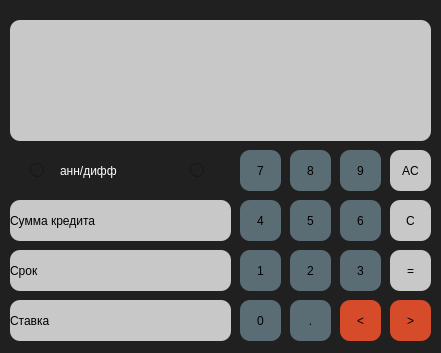
<?xml version="1.0" encoding="UTF-8"?>
<ui version="4.0">
 <class>Credit</class>
 <widget class="QWidget" name="Credit">
  <property name="geometry">
   <rect>
    <x>0</x>
    <y>0</y>
    <width>441</width>
    <height>353</height>
   </rect>
  </property>
  <property name="windowTitle">
   <string>Form</string>
  </property>
  <property name="styleSheet">
   <string notr="true">background-color: rgb(32, 32, 32)</string>
  </property>
  <widget class="QPushButton" name="Button_7">
   <property name="geometry">
    <rect>
     <x>240</x>
     <y>150</y>
     <width>41</width>
     <height>41</height>
    </rect>
   </property>
   <property name="styleSheet">
    <string notr="true">QPushButton {
	background-color: rgb(91, 109, 116);
	border-radius: 10px;
}

QPushButton:pressed {
	background-color: rgb(36, 91, 113);
	border-radius: 10px;
}
</string>
   </property>
   <property name="text">
    <string>7</string>
   </property>
  </widget>
  <widget class="QPushButton" name="Button_8">
   <property name="geometry">
    <rect>
     <x>290</x>
     <y>150</y>
     <width>41</width>
     <height>41</height>
    </rect>
   </property>
   <property name="styleSheet">
    <string notr="true">QPushButton {
	background-color: rgb(91, 109, 116);
	border-radius: 10px;
}

QPushButton:pressed {
	background-color: rgb(36, 91, 113);
	border-radius: 10px;
}
</string>
   </property>
   <property name="text">
    <string>8</string>
   </property>
  </widget>
  <widget class="QPushButton" name="Button_AC">
   <property name="geometry">
    <rect>
     <x>390</x>
     <y>150</y>
     <width>41</width>
     <height>41</height>
    </rect>
   </property>
   <property name="styleSheet">
    <string notr="true">QPushButton {
	background-color: rgb(201, 200, 200);
	border-radius: 10px;
}

QPushButton:pressed {
	background-color: rgb(127, 127, 127);
	border-radius: 10px;
}
</string>
   </property>
   <property name="text">
    <string>AC</string>
   </property>
  </widget>
  <widget class="QPushButton" name="Button_9">
   <property name="geometry">
    <rect>
     <x>340</x>
     <y>150</y>
     <width>41</width>
     <height>41</height>
    </rect>
   </property>
   <property name="styleSheet">
    <string notr="true">QPushButton {
	background-color: rgb(91, 109, 116);
	border-radius: 10px;
}

QPushButton:pressed {
	background-color: rgb(36, 91, 113);
	border-radius: 10px;
}
</string>
   </property>
   <property name="text">
    <string>9</string>
   </property>
  </widget>
  <widget class="QPushButton" name="Button_5">
   <property name="geometry">
    <rect>
     <x>290</x>
     <y>200</y>
     <width>41</width>
     <height>41</height>
    </rect>
   </property>
   <property name="styleSheet">
    <string notr="true">QPushButton {
	background-color: rgb(91, 109, 116);
	border-radius: 10px;
}

QPushButton:pressed {
	background-color: rgb(36, 91, 113);
	border-radius: 10px;
}
</string>
   </property>
   <property name="text">
    <string>5</string>
   </property>
  </widget>
  <widget class="QPushButton" name="Button_6">
   <property name="geometry">
    <rect>
     <x>340</x>
     <y>200</y>
     <width>41</width>
     <height>41</height>
    </rect>
   </property>
   <property name="styleSheet">
    <string notr="true">QPushButton {
	background-color: rgb(91, 109, 116);
	border-radius: 10px;
}

QPushButton:pressed {
	background-color: rgb(36, 91, 113);
	border-radius: 10px;
}
</string>
   </property>
   <property name="text">
    <string>6</string>
   </property>
  </widget>
  <widget class="QPushButton" name="Button_4">
   <property name="geometry">
    <rect>
     <x>240</x>
     <y>200</y>
     <width>41</width>
     <height>41</height>
    </rect>
   </property>
   <property name="styleSheet">
    <string notr="true">QPushButton {
	background-color: rgb(91, 109, 116);
	border-radius: 10px;
}

QPushButton:pressed {
	background-color: rgb(36, 91, 113);
	border-radius: 10px;
}
</string>
   </property>
   <property name="text">
    <string>4</string>
   </property>
  </widget>
  <widget class="QPushButton" name="Button_C">
   <property name="geometry">
    <rect>
     <x>390</x>
     <y>200</y>
     <width>41</width>
     <height>41</height>
    </rect>
   </property>
   <property name="styleSheet">
    <string notr="true">QPushButton {
	background-color: rgb(201, 200, 200);
	border-radius: 10px;
}

QPushButton:pressed {
	background-color: rgb(127, 127, 127);
	border-radius: 10px;
}
</string>
   </property>
   <property name="text">
    <string>C</string>
   </property>
  </widget>
  <widget class="QPushButton" name="Button_2">
   <property name="geometry">
    <rect>
     <x>290</x>
     <y>250</y>
     <width>41</width>
     <height>41</height>
    </rect>
   </property>
   <property name="styleSheet">
    <string notr="true">QPushButton {
	background-color: rgb(91, 109, 116);
	border-radius: 10px;
}

QPushButton:pressed {
	background-color: rgb(36, 91, 113);
	border-radius: 10px;
}
</string>
   </property>
   <property name="text">
    <string>2</string>
   </property>
  </widget>
  <widget class="QPushButton" name="Button_3">
   <property name="geometry">
    <rect>
     <x>340</x>
     <y>250</y>
     <width>41</width>
     <height>41</height>
    </rect>
   </property>
   <property name="styleSheet">
    <string notr="true">QPushButton {
	background-color: rgb(91, 109, 116);
	border-radius: 10px;
}

QPushButton:pressed {
	background-color: rgb(36, 91, 113);
	border-radius: 10px;
}
</string>
   </property>
   <property name="text">
    <string>3</string>
   </property>
  </widget>
  <widget class="QPushButton" name="Button_1">
   <property name="geometry">
    <rect>
     <x>240</x>
     <y>250</y>
     <width>41</width>
     <height>41</height>
    </rect>
   </property>
   <property name="styleSheet">
    <string notr="true">QPushButton {
	background-color: rgb(91, 109, 116);
	border-radius: 10px;
}

QPushButton:pressed {
	background-color: rgb(36, 91, 113);
	border-radius: 10px;
}
</string>
   </property>
   <property name="text">
    <string>1</string>
   </property>
  </widget>
  <widget class="QPushButton" name="Button_EQ">
   <property name="geometry">
    <rect>
     <x>390</x>
     <y>250</y>
     <width>41</width>
     <height>41</height>
    </rect>
   </property>
   <property name="styleSheet">
    <string notr="true">QPushButton {
	background-color: rgb(201, 200, 200);
	border-radius: 10px;
}

QPushButton:pressed {
	background-color: rgb(127, 127, 127);
	border-radius: 10px;
}
</string>
   </property>
   <property name="text">
    <string>=</string>
   </property>
  </widget>
  <widget class="QPushButton" name="Button_DOT">
   <property name="geometry">
    <rect>
     <x>290</x>
     <y>300</y>
     <width>41</width>
     <height>41</height>
    </rect>
   </property>
   <property name="styleSheet">
    <string notr="true">QPushButton {
	background-color: rgb(91, 109, 116);
	border-radius: 10px;
}

QPushButton:pressed {
	background-color: rgb(36, 91, 113);
	border-radius: 10px;
}
</string>
   </property>
   <property name="text">
    <string>.</string>
   </property>
  </widget>
  <widget class="QPushButton" name="Button_PREV">
   <property name="geometry">
    <rect>
     <x>340</x>
     <y>300</y>
     <width>41</width>
     <height>41</height>
    </rect>
   </property>
   <property name="styleSheet">
    <string notr="true">QPushButton {
	background-color: rgb(214, 75, 42);
	border-radius: 10px;
}

QPushButton:pressed {
	background-color: rgb(156, 56, 33);
	border-radius: 10px;
}
</string>
   </property>
   <property name="text">
    <string>&lt;</string>
   </property>
  </widget>
  <widget class="QPushButton" name="Button_0">
   <property name="geometry">
    <rect>
     <x>240</x>
     <y>300</y>
     <width>41</width>
     <height>41</height>
    </rect>
   </property>
   <property name="styleSheet">
    <string notr="true">QPushButton {
	background-color: rgb(91, 109, 116);
	border-radius: 10px;
}

QPushButton:pressed {
	background-color: rgb(36, 91, 113);
	border-radius: 10px;
}
</string>
   </property>
   <property name="text">
    <string>0</string>
   </property>
  </widget>
  <widget class="QPushButton" name="Button_NEXT">
   <property name="geometry">
    <rect>
     <x>390</x>
     <y>300</y>
     <width>41</width>
     <height>41</height>
    </rect>
   </property>
   <property name="styleSheet">
    <string notr="true">QPushButton {
	background-color: rgb(214, 75, 42);
	border-radius: 10px;
}

QPushButton:pressed {
	background-color: rgb(156, 56, 33);
	border-radius: 10px;
}
</string>
   </property>
   <property name="text">
    <string>&gt;</string>
   </property>
  </widget>
  <widget class="QLabel" name="Res">
   <property name="geometry">
    <rect>
     <x>10</x>
     <y>20</y>
     <width>421</width>
     <height>121</height>
    </rect>
   </property>
   <property name="styleSheet">
    <string notr="true">QLabel{
 	qproperty-alignment: 'AlignVCenter | AlignLeft';
	background-color: rgb(201, 200, 200);
	border-radius: 10px;
	
	
	font: 15pt &quot;Ubuntu&quot;;
}
</string>
   </property>
   <property name="text">
    <string/>
   </property>
  </widget>
  <widget class="QLabel" name="Time">
   <property name="geometry">
    <rect>
     <x>10</x>
     <y>250</y>
     <width>221</width>
     <height>41</height>
    </rect>
   </property>
   <property name="styleSheet">
    <string notr="true">QLabel{
 	qproperty-alignment: 'AlignVCenter | AlignLeft';
	background-color: rgb(201, 200, 200);
	border-radius: 10px;
	
	
	font: 15pt &quot;Ubuntu&quot;;
}
</string>
   </property>
   <property name="text">
    <string>Срок</string>
   </property>
  </widget>
  <widget class="QLabel" name="Rate">
   <property name="geometry">
    <rect>
     <x>10</x>
     <y>300</y>
     <width>221</width>
     <height>41</height>
    </rect>
   </property>
   <property name="styleSheet">
    <string notr="true">QLabel{
 	qproperty-alignment: 'AlignVCenter | AlignLeft';
	background-color: rgb(201, 200, 200);
	border-radius: 10px;
	
	
	font: 15pt &quot;Ubuntu&quot;;
}
</string>
   </property>
   <property name="text">
    <string>Ставка</string>
   </property>
  </widget>
  <widget class="QLabel" name="Sum">
   <property name="geometry">
    <rect>
     <x>10</x>
     <y>200</y>
     <width>221</width>
     <height>41</height>
    </rect>
   </property>
   <property name="styleSheet">
    <string notr="true">QLabel{
 	qproperty-alignment: 'AlignVCenter | AlignLeft';
	background-color: rgb(201, 200, 200);
	border-radius: 10px;
	
	
	font: 15pt &quot;Ubuntu&quot;;
}
</string>
   </property>
   <property name="text">
    <string>Сумма кредита</string>
   </property>
  </widget>
  <widget class="QLabel" name="label_5">
   <property name="geometry">
    <rect>
     <x>60</x>
     <y>150</y>
     <width>131</width>
     <height>41</height>
    </rect>
   </property>
   <property name="styleSheet">
    <string notr="true">QLabel{
 	qproperty-alignment: 'AlignVCenter | AlignCenter';
	color: White;l
	
	font: 15pt &quot;Ubuntu&quot;;
}
</string>
   </property>
   <property name="text">
    <string>анн/дифф</string>
   </property>
  </widget>
  <widget class="QRadioButton" name="annuit">
   <property name="geometry">
    <rect>
     <x>30</x>
     <y>150</y>
     <width>21</width>
     <height>41</height>
    </rect>
   </property>
   <property name="styleSheet">
    <string notr="true">color: White;
</string>
   </property>
   <property name="text">
    <string/>
   </property>
  </widget>
  <widget class="QRadioButton" name="diff">
   <property name="geometry">
    <rect>
     <x>190</x>
     <y>150</y>
     <width>21</width>
     <height>41</height>
    </rect>
   </property>
   <property name="styleSheet">
    <string notr="true">color: White;
</string>
   </property>
   <property name="text">
    <string/>
   </property>
  </widget>
 </widget>
 <resources/>
 <connections/>
</ui>
